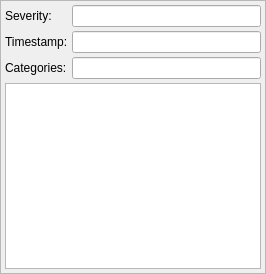
<?xml version="1.0" encoding="UTF-8"?>
<ui version="4.0">
 <class>CStatusMessageFormSmall</class>
 <widget class="QFrame" name="CStatusMessageFormSmall">
  <property name="geometry">
   <rect>
    <x>0</x>
    <y>0</y>
    <width>266</width>
    <height>274</height>
   </rect>
  </property>
  <property name="windowTitle">
   <string>Frame</string>
  </property>
  <property name="frameShape">
   <enum>QFrame::StyledPanel</enum>
  </property>
  <property name="frameShadow">
   <enum>QFrame::Raised</enum>
  </property>
  <layout class="QGridLayout" name="gridLayout">
   <property name="leftMargin">
    <number>4</number>
   </property>
   <property name="topMargin">
    <number>4</number>
   </property>
   <property name="rightMargin">
    <number>4</number>
   </property>
   <property name="bottomMargin">
    <number>4</number>
   </property>
   <property name="spacing">
    <number>4</number>
   </property>
   <item row="0" column="0">
    <widget class="QLabel" name="lbl_Severity">
     <property name="text">
      <string>Severity:</string>
     </property>
    </widget>
   </item>
   <item row="0" column="2">
    <widget class="QLineEdit" name="le_Severity">
     <property name="maximumSize">
      <size>
       <width>200</width>
       <height>16777215</height>
      </size>
     </property>
     <property name="readOnly">
      <bool>true</bool>
     </property>
    </widget>
   </item>
   <item row="4" column="0" colspan="3">
    <widget class="QPlainTextEdit" name="te_Message">
     <property name="readOnly">
      <bool>true</bool>
     </property>
    </widget>
   </item>
   <item row="3" column="2">
    <widget class="QLineEdit" name="le_Categories">
     <property name="readOnly">
      <bool>true</bool>
     </property>
    </widget>
   </item>
   <item row="2" column="2">
    <widget class="QLineEdit" name="le_Timestamp">
     <property name="maximumSize">
      <size>
       <width>200</width>
       <height>16777215</height>
      </size>
     </property>
     <property name="readOnly">
      <bool>true</bool>
     </property>
    </widget>
   </item>
   <item row="0" column="1">
    <widget class="QLabel" name="lbl_SeverityIcon">
     <property name="text">
      <string/>
     </property>
     <property name="pixmap">
      <pixmap resource="../blackmisc/blackmisc.qrc">:/diagona/icons/diagona/icons/question.png</pixmap>
     </property>
    </widget>
   </item>
   <item row="2" column="0" colspan="2">
    <widget class="QLabel" name="lbl_Timestamp">
     <property name="text">
      <string>Timestamp:</string>
     </property>
    </widget>
   </item>
   <item row="3" column="0" colspan="2">
    <widget class="QLabel" name="lbl_Categories">
     <property name="text">
      <string>Categories:</string>
     </property>
    </widget>
   </item>
  </layout>
 </widget>
 <resources>
  <include location="../blackmisc/blackmisc.qrc"/>
 </resources>
 <connections/>
</ui>
